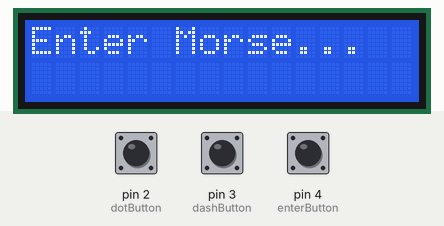
Simulated run of this sketch. Board: Arduino Uno, built with avr-gcc and run on an emulated ATmega328P. Parts: 16×2 character LCD. The test bench sets the inputs (shaded band); at power-on: pin 2 (dotButton) HIGH, pin 4 (enterButton) HIGH, pin 3 (dashButton) HIGH.

Above: at 5.2 s.
8.4 s: pin 2 (dotButton) pulled LOW for 1 s
At 10.5 s:
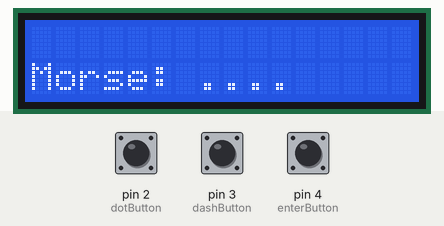
10.9 s: pin 4 (enterButton) pulled LOW for 1 s
At 12.4 s:
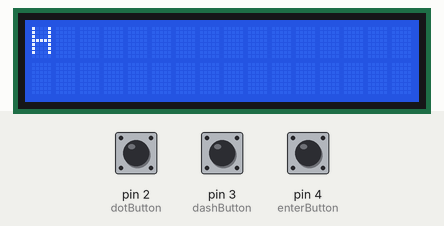
13.4 s: pin 3 (dashButton) pulled LOW for 3.2 s
At 17.0 s:
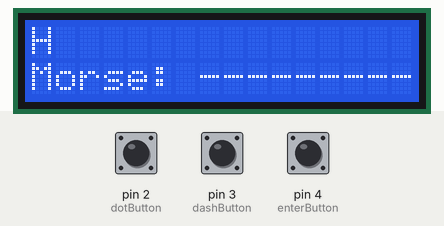
18.1 s: pin 4 (enterButton) pulled LOW for 0.15 s
At 18.9 s:
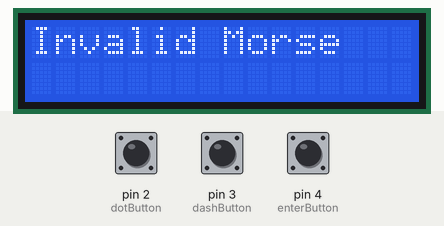
19.7 s: pin 2 (dotButton) pulled LOW for 0.15 s
At 20.9 s:
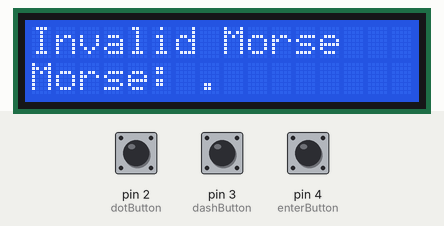
21.3 s: pin 4 (enterButton) pulled LOW for 0.15 s
At 22.3 s:
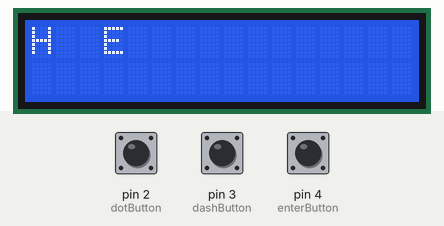
Timing chart, 0 to 23.9 s (numbered marks = the images above; inputs shaded):
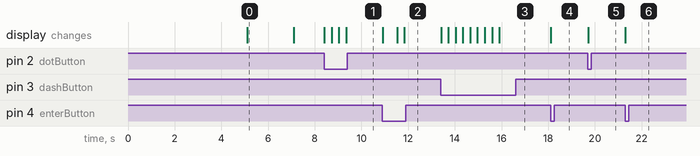

Measured:
- after the input at 8.4 s, the display: first changes at once (image 1 shows a later state)
- after the input at 10.9 s, the display: changes at once (image 2)
- after the input at 13.4 s, the display: first changes at once (image 3 shows a later state)
- after the input at 18.1 s, the display: changes at once (image 4)
- after the input at 19.7 s, the display: changes at once (image 5)
- after the input at 21.3 s, the display: changes at once (image 6)
- what the display in image 0 shows lasts 2.0 s, from 5.1 s to 7.1 s

The sketch:

Morse_code_Translator_4.ino
```cpp
#include <Wire.h>
#include <LiquidCrystal_I2C.h>

// Initialize the LCD with I2C address (usually 0x27 or 16, 2)
LiquidCrystal_I2C lcd(0x27, 16, 2);

// Button pins
const int dotButton = 2;
const int dashButton = 3;
const int enterButton = 4;

// Morse code string and translation table
String morseCode = "";
String translatedText = "";

// Morse code lookup table (Including digits 0-9)
String morseLookup[] = {
  ".-", "-...", "-.-.", "-..", ".", "..-.", "--.", "....", "..",
  ".---", "-.-", ".-..", "--", "-.", "---", ".--.", "--.-", ".-.",
  "...", "-", "..-", "...-", ".--", "-..-", "-.--", "--..", // A-Z
  "-----", ".----", "..---", "...--", "....-", ".....", "-....", "--...", "---..", "----."  // 0-9
};

char alphabet[] = "ABCDEFGHIJKLMNOPQRSTUVWXYZ0123456789";  // Include digits

unsigned long lastEnterTime = 0;
unsigned long enterDelay = 500; // Max delay for double press detection
bool waitingForSecondPress = false;

void setup() {
  // Initialize the LCD
  lcd.init();
  lcd.backlight();

  // Display "Morse Code Translator" for 5 seconds
  lcd.setCursor(0, 0);
  lcd.print("Morse Code");
  lcd.setCursor(0, 1);
  lcd.print("Translator");
  delay(5000); // Display for 5 seconds
  lcd.clear();  // Clear screen after 5 seconds

  // Set up button pins
  pinMode(dotButton, INPUT_PULLUP);
  pinMode(dashButton, INPUT_PULLUP);
  pinMode(enterButton, INPUT_PULLUP);

  // Display instructions for 2 seconds
  lcd.setCursor(0, 0);
  lcd.print("Enter Morse...");
  delay(2000);
  lcd.clear();  // Clear screen after instructions
}

void loop() {
  // Check for dot button press
  if (digitalRead(dotButton) == LOW) {
    morseCode += ".";
    lcd.setCursor(0, 1);
    lcd.print("Morse: " + morseCode);  // Print Morse on the bottom row
    delay(300); // Debounce
  }

  // Check for dash button press
  if (digitalRead(dashButton) == LOW) {
    morseCode += "-";
    lcd.setCursor(0, 1);
    lcd.print("Morse: " + morseCode);  // Print Morse on the bottom row
    delay(300); // Debounce
  }

  // Check for enter button press
  if (digitalRead(enterButton) == LOW) {
    unsigned long currentMillis = millis();

    // If the button was pressed within the defined delay, treat it as a double press for a space
    if (waitingForSecondPress && (currentMillis - lastEnterTime <= enterDelay)) {
      // Add space to translated text and clear Morse code
      translatedText += " ";
      lcd.clear();
      lcd.setCursor(0, 0);
      lcd.print(translatedText);  // Show translated text with space
      morseCode = "";  // Clear Morse code for next word
      waitingForSecondPress = false;  // Reset
    } else {
      // Single press, translate Morse code to a letter or number
      char translatedChar = translateMorse(morseCode);

      lcd.clear();  // Clear both rows of the LCD

      if (translatedChar != '\0') {
        translatedText += translatedChar;  // Add to the translated text
        lcd.setCursor(0, 0);  // Top row for translated text
        lcd.print(translatedText);  // Show translated text
      } else {
        lcd.setCursor(0, 0);  // Top row for error message
        lcd.print("Invalid Morse");  // Invalid Morse code
      }

      // Clear the Morse code for the next character input
      morseCode = "";  // Clear Morse input for the next letter

      waitingForSecondPress = true;  // Wait for second press for space
    }

    lastEnterTime = currentMillis;  // Store the current time of press
    delay(300); // Debounce
  }
}

// Function to translate Morse code into a character
char translateMorse(String code) {
  for (int i = 0; i < 36; i++) {  // Loop through 26 letters + 10 digits
    if (morseLookup[i] == code) {
      return alphabet[i];  // Return corresponding letter or digit from alphabet
    }
  }
  return '\0'; // Return null character if not found
}
```
